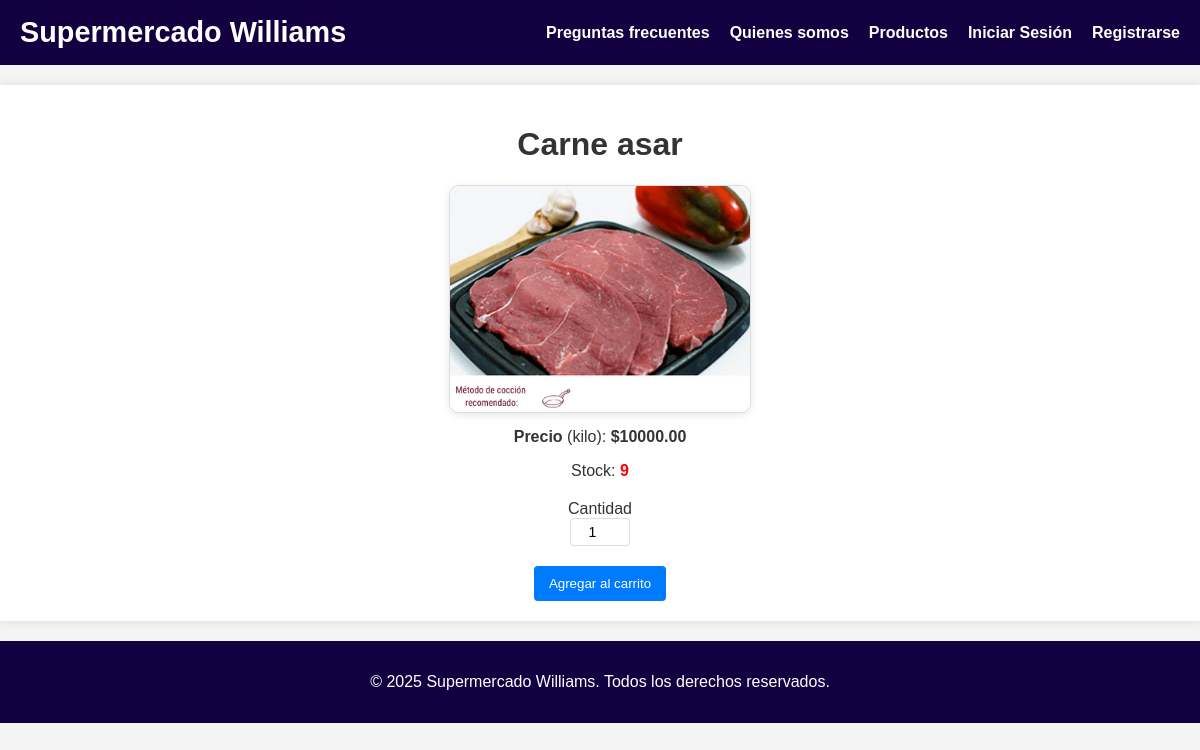
The page /product/1 on the database as committed earlier.
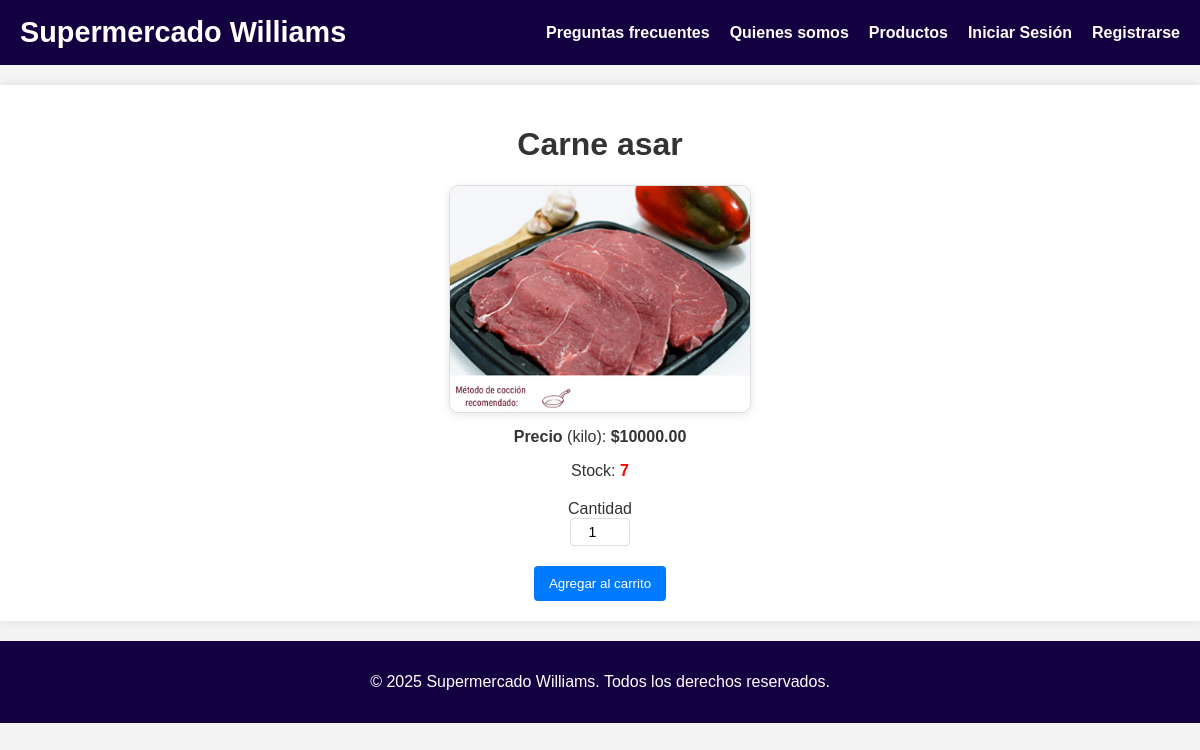
The same page on the database as committed later.
### models.py (models this page shows, shortened)
class Product(db.Model):
    id = db.Column(db.Integer, primary_key=True)
    secction = db.Column(db.String(64), nullable=False, default="Res")
    name = db.Column(db.String(128), nullable=False)
    description = db.Column(db.Text)
    price = db.Column(db.Float, nullable=False)
    stock = db.Column(db.Integer, nullable=False, default=0)
    image_url = db.Column(db.String(256))

### routes.py (the view, shortened to what this page needs)
@app.route('/product/<int:product_id>', methods=['GET', 'POST'])
def product_detail(product_id):
    product = Product.query.get_or_404(product_id)
    form = AddToCartForm()
    return render_template('product_detail.html', title=product.name, product=product, form=form)

### forms.py
class AddToCartForm(FlaskForm):
    quantity = IntegerField('Quantity', validators=[DataRequired()])
    submit = SubmitField('Add to Cart')

### templates/product_detail.html (shortened to what this page needs)
{% extends "base.html" %}
{% block content %}
    <h1 style="text-align: center;">{{ product.name }}</h1>
    <div class="product-detail">
        <img
            src="{{ url_for('static', filename='imgs/' + product.image_url) }}" alt="{{ product.name }}"
            style="display: block; margin: 0 auto; max-width: 300px; max-height: 300px; object-fit: contain; border-radius: 10px; box-shadow: 0 2px 8px rgba(0,0,0,0.1);"
        >
    </div>
    <div class="product-info">
        <p style="text-align: center; margin-top: 15px;"><strong>Precio</strong> ({{ product.description }}): <strong>${{ "%.2f"|format(product.price) }}</strong></p>
        <p style="text-align: center; margin-top: 10px;">
            Stock:
            <span style="color: {% if product.stock < 10 %}red{% else %}inherit{% endif %}; font-weight: bold;">{{ product.stock }}</span>
        </p>
        {% if product.stock > 0 %}
            <form method="POST" action="" style="display: flex; flex-direction: column; align-items: center;">
                <div style="text-align: center; width: 100%;">
                    Cantidad<br>
                    {{ form.quantity(min=1, value=1, style='width: 60px; height: 28px; font-size: 14px; text-align: center;') }}<br>
                </div>
                <div style="margin-top: 10px; text-align: center; width: 100%;">
                    {{ form.submit(value='Agregar al carrito') }}
                </div>
            </form>
        {% else %}
            <p class="out-of-stock">¡Agotado!</p>
        {% endif %}
    </div>
{% endblock %}

Rows that differ between the two databases and show on the page:
changed Product "Carne asar": stock "9" → "7"
